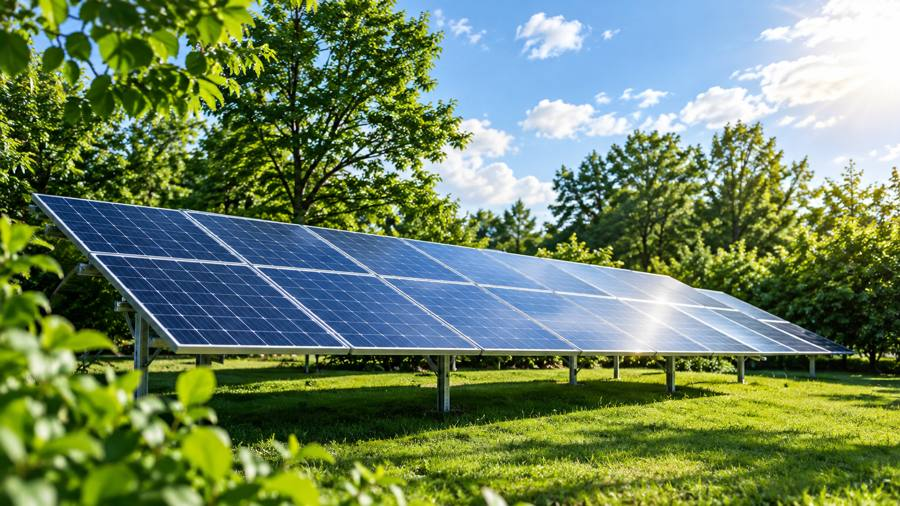
#> input picture app/assets/img/co2-paineis-solares.jpg, 900 x 506 px
$ python rembg_isnet.py ../../app/assets/img/co2-paineis-solares.jpg ../../app/assets/img/casa-solar.png
#> lines starting #> are read from the running program, lines starting #| are printed output that depends on the picture
# Remove o fundo com o modelo ISNet (o mesmo do rembg), rodando no onnxruntime
import sys, numpy as np, onnxruntime as ort
from PIL import Image
src,dst=sys.argv[1],sys.argv[2]
im=Image.open(src).convert('RGB'); W,H=im.size
#> further down, im is the input picture: PIL image 900x506 RGB; mean R, G, B 110.1, 132.6, 97
#> after `W, H = im.size`: W = 900; H = 506
x=np.asarray(im.resize((1024,1024),Image.LANCZOS)).astype(np.float32)/255.0
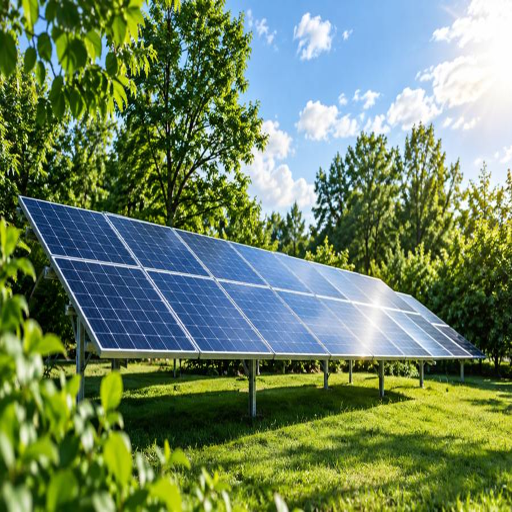
#> x: shape (1024, 1024, 3) float32 (shown at 1/2 size); mean R, G, B 0.432, 0.52, 0.381
x=(x-0.5)/1.0; x=x.transpose(2,0,1)[None]
#> (the run stopped early here; a loop or call above may not have finished)

$ run again, on app/assets/img/fundo-tela-entrada.png
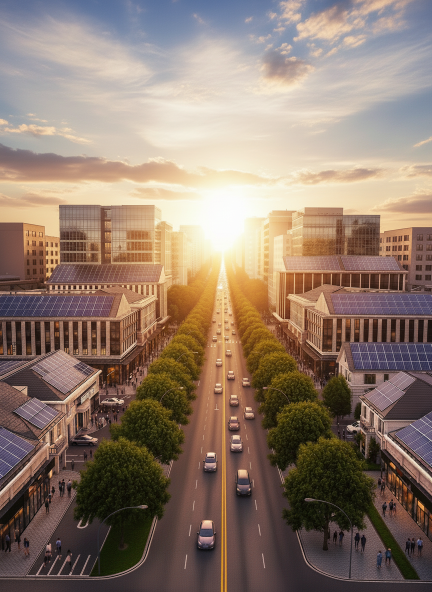
#> input picture app/assets/img/fundo-tela-entrada.png, 864 x 1184 px (shown at 1/2 size)
#> im is the input picture: PIL image 864x1184 RGB; mean R, G, B 142.2, 122.4, 108.2
#> `x=np.asarray(im.resize((1024,1024),Image.LANCZOS)).astype(np.float32)/..`:
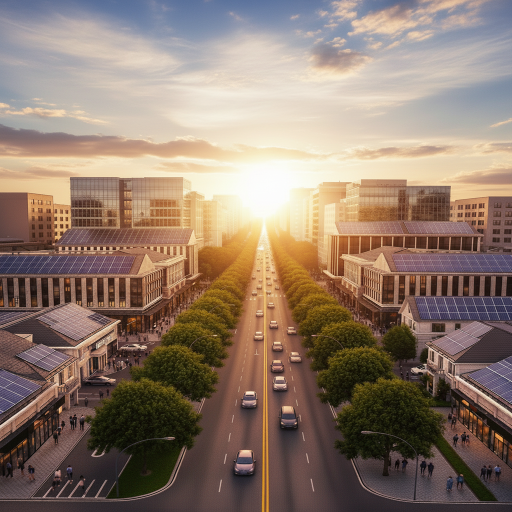
#> x: shape (1024, 1024, 3) float32 (shown at 1/2 size); mean R, G, B 0.557, 0.48, 0.425
